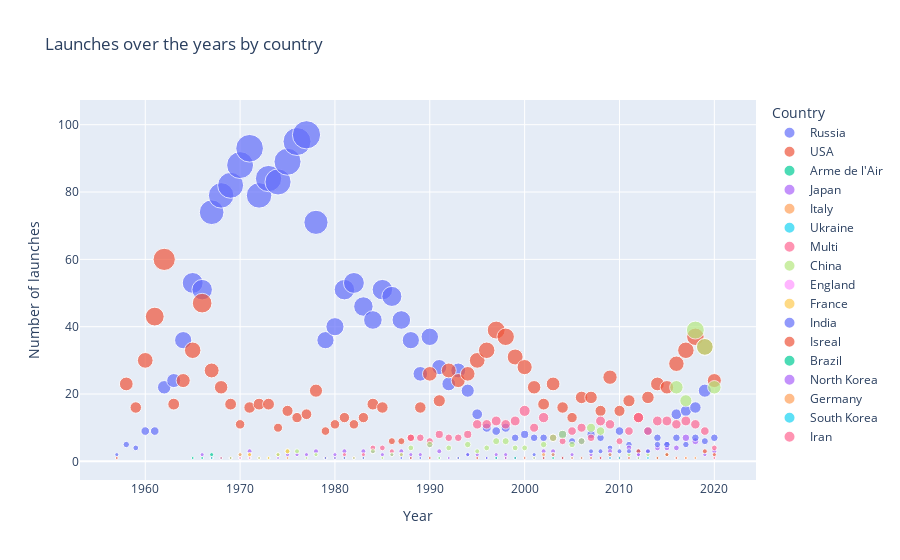

Notebook code cell kept with this figure:
### Code cell
grouped_by_country = df.groupby(["Year", "Companys Country of Origin"], as_index=False)["DateTime"].count()

fig = px.scatter(grouped_by_country,
    x="Year",
    y="DateTime",
    size="DateTime",
    color="Companys Country of Origin",
    title="Launches over the years by country",
    labels={"DateTime": "Number of launches", "Companys Country of Origin": "Country"}
)
fig.show()

### Figure 1 — Plotly figure (JSON) as saved in the notebook; plotly's stock layout.template omitted (floating-point values rounded to 4 significant figures)
{"data": [{"hovertemplate": "Country=Russia<br>Year=%{x}<br>Number of launches=%{marker.size}<extra></extra>", "legendgroup": "Russia", "marker": {"color": "#636efa", "size": [2, 5, 4, 9, 9, 22, 24, 36, 53, 51, 74, 79, 82, 88, 93, 79, 84, 83, 89, 95, 97, 71, 36, 40, 51, 53, 46, 42, 51, 49, 42, 36, 26, 37, 28, 23, 27, 21, 14, 10, 9, 10, 7, 8, 7, 7, 7, 8, 6, 6, 8, 7, 4, 9, 5, 1, 9, 7, 5, 14, 15, 16, 21, 7], "sizemode": "area", "sizeref": 0.2425, "symbol": "circle"}, "mode": "markers", "name": "Russia", "orientation": "v", "showlegend": true, "type": "scatter", "x": [1957, 1958, 1959, 1960, 1961, 1962, 1963, 1964, 1965, 1966, 1967, 1968, 1969, 1970, 1971, 1972, 1973, 1974, 1975, 1976, 1977, 1978, 1979, 1980, 1981, 1982, 1983, 1984, 1985, 1986, 1987, 1988, 1989, 1990, 1991, 1992, 1993, 1994, 1995, 1996, 1997, 1998, 1999, 2000, 2001, 2002, 2003, 2004, 2005, 2006, 2007, 2008, 2009, 2010, 2011, 2012, 2013, 2014, 2015, 2016, 2017, 2018, 2019, 2020], "xaxis": "x", "y": [2, 5, 4, 9, 9, 22, 24, 36, 53, 51, 74, 79, 82, 88, 93, 79, 84, 83, 89, 95, 97, 71, 36, 40, 51, 53, 46, 42, 51, 49, 42, 36, 26, 37, 28, 23, 27, 21, 14, 10, 9, 10, 7, 8, 7, 7, 7, 8, 6, 6, 8, 7, 4, 9, 5, 1, 9, 7, 5, 14, 15, 16, 21, 7], "yaxis": "y"}, {"hovertemplate": "Country=USA<br>Year=%{x}<br>Number of launches=%{marker.size}<extra></extra>", "legendgroup": "USA", "marker": {"color": "#EF553B", "size": [1, 23, 16, 30, 43, 60, 17, 24, 33, 47, 27, 22, 17, 11, 16, 17, 17, 10, 15, 13, 14, 21, 9, 11, 13, 11, 13, 17, 16, 6, 6, 7, 16, 26, 18, 27, 24, 26, 30, 33, 39, 37, 31, 28, 22, 17, 23, 16, 13, 19, 19, 15, 25, 15, 18, 13, 19, 23, 22, 29, 33, 37, 34, 24], "sizemode": "area", "sizeref": 0.2425, "symbol": "circle"}, "mode": "markers", "name": "USA", "orientation": "v", "showlegend": true, "type": "scatter", "x": [1957, 1958, 1959, 1960, 1961, 1962, 1963, 1964, 1965, 1966, 1967, 1968, 1969, 1970, 1971, 1972, 1973, 1974, 1975, 1976, 1977, 1978, 1979, 1980, 1981, 1982, 1983, 1984, 1985, 1986, 1987, 1988, 1989, 1990, 1991, 1992, 1993, 1994, 1995, 1996, 1997, 1998, 1999, 2000, 2001, 2002, 2003, 2004, 2005, 2006, 2007, 2008, 2009, 2010, 2011, 2012, 2013, 2014, 2015, 2016, 2017, 2018, 2019, 2020], "xaxis": "x", "y": [1, 23, 16, 30, 43, 60, 17, 24, 33, 47, 27, 22, 17, 11, 16, 17, 17, 10, 15, 13, 14, 21, 9, 11, 13, 11, 13, 17, 16, 6, 6, 7, 16, 26, 18, 27, 24, 26, 30, 33, 39, 37, 31, 28, 22, 17, 23, 16, 13, 19, 19, 15, 25, 15, 18, 13, 19, 23, 22, 29, 33, 37, 34, 24], "yaxis": "y"}, {"hovertemplate": "Country=Arme de l'Air<br>Year=%{x}<br>Number of launches=%{marker.size}<extra></extra>", "legendgroup": "Arme de l'Air", "marker": {"color": "#00cc96", "size": [1, 1, 2], "sizemode": "area", "sizeref": 0.2425, "symbol": "circle"}, "mode": "markers", "name": "Arme de l'Air", "orientation": "v", "showlegend": true, "type": "scatter", "x": [1965, 1966, 1967], "xaxis": "x", "y": [1, 1, 2], "yaxis": "y"}, {"hovertemplate": "Country=Japan<br>Year=%{x}<br>Number of launches=%{marker.size}<extra></extra>", "legendgroup": "Japan", "marker": {"color": "#ab63fa", "size": [2, 1, 1, 2, 3, 1, 1, 2, 2, 2, 3, 1, 2, 3, 1, 3, 3, 2, 2, 3, 2, 2, 5, 3, 1, 1, 2, 2, 1, 2, 2, 1, 1, 1, 3, 3, 2, 6, 2, 1, 3, 1, 4, 2, 3, 4, 4, 4, 7, 6, 2, 3], "sizemode": "area", "sizeref": 0.2425, "symbol": "circle"}, "mode": "markers", "name": "Japan", "orientation": "v", "showlegend": true, "type": "scatter", "x": [1966, 1967, 1969, 1970, 1971, 1972, 1974, 1975, 1976, 1977, 1978, 1979, 1980, 1981, 1982, 1983, 1984, 1985, 1986, 1987, 1988, 1989, 1990, 1991, 1992, 1993, 1994, 1995, 1996, 1997, 1998, 1999, 2000, 2001, 2002, 2003, 2005, 2006, 2007, 2008, 2009, 2010, 2011, 2012, 2013, 2014, 2015, 2016, 2017, 2018, 2019, 2020], "xaxis": "x", "y": [2, 1, 1, 2, 3, 1, 1, 2, 2, 2, 3, 1, 2, 3, 1, 3, 3, 2, 2, 3, 2, 2, 5, 3, 1, 1, 2, 2, 1, 2, 2, 1, 1, 1, 3, 3, 2, 6, 2, 1, 3, 1, 4, 2, 3, 4, 4, 4, 7, 6, 2, 3], "yaxis": "y"}, {"hovertemplate": "Country=Italy<br>Year=%{x}<br>Number of launches=%{marker.size}<extra></extra>", "legendgroup": "Italy", "marker": {"color": "#FFA15A", "size": [1, 1, 2, 1, 2, 1, 1], "sizemode": "area", "sizeref": 0.2425, "symbol": "circle"}, "mode": "markers", "name": "Italy", "orientation": "v", "showlegend": true, "type": "scatter", "x": [1967, 1970, 1971, 1972, 1974, 1975, 1988], "xaxis": "x", "y": [1, 1, 2, 1, 2, 1, 1], "yaxis": "y"}, {"hovertemplate": "Country=Ukraine<br>Year=%{x}<br>Number of launches=%{marker.size}<extra></extra>", "legendgroup": "Ukraine", "marker": {"color": "#19d3f3", "size": [1, 1, 1, 1], "sizemode": "area", "sizeref": 0.2425, "symbol": "circle"}, "mode": "markers", "name": "Ukraine", "orientation": "v", "showlegend": true, "type": "scatter", "x": [1967, 1968, 1969, 1991], "xaxis": "x", "y": [1, 1, 1, 1], "yaxis": "y"}, {"hovertemplate": "Country=Multi<br>Year=%{x}<br>Number of launches=%{marker.size}<extra></extra>", "legendgroup": "Multi", "marker": {"color": "#FF6692", "size": [1, 1, 1, 1, 1, 1, 2, 1, 2, 4, 4, 3, 2, 7, 7, 6, 8, 7, 7, 8, 11, 11, 12, 11, 12, 15, 10, 13, 7, 6, 9, 10, 7, 12, 11, 6, 9, 13, 9, 12, 12, 11, 12, 11, 9, 4], "sizemode": "area", "sizeref": 0.2425, "symbol": "circle"}, "mode": "markers", "name": "Multi", "orientation": "v", "showlegend": true, "type": "scatter", "x": [1968, 1969, 1970, 1971, 1979, 1980, 1981, 1982, 1983, 1984, 1985, 1986, 1987, 1988, 1989, 1990, 1991, 1992, 1993, 1994, 1995, 1996, 1997, 1998, 1999, 2000, 2001, 2002, 2003, 2004, 2005, 2006, 2007, 2008, 2009, 2010, 2011, 2012, 2013, 2014, 2015, 2016, 2017, 2018, 2019, 2020], "xaxis": "x", "y": [1, 1, 1, 1, 1, 1, 2, 1, 2, 4, 4, 3, 2, 7, 7, 6, 8, 7, 7, 8, 11, 11, 12, 11, 12, 15, 10, 13, 7, 6, 9, 10, 7, 12, 11, 6, 9, 13, 9, 12, 12, 11, 12, 11, 9, 4], "yaxis": "y"}, {"hovertemplate": "Country=China<br>Year=%{x}<br>Number of launches=%{marker.size}<extra></extra>", "legendgroup": "China", "marker": {"color": "#B6E880", "size": [1, 1, 1, 1, 1, 2, 3, 3, 1, 2, 1, 1, 1, 1, 3, 1, 2, 2, 4, 5, 1, 4, 1, 5, 3, 4, 6, 6, 4, 4, 1, 5, 7, 8, 5, 6, 10, 9, 2, 1, 2, 1, 2, 22, 18, 39, 34, 22], "sizemode": "area", "sizeref": 0.2425, "symbol": "circle"}, "mode": "markers", "name": "China", "orientation": "v", "showlegend": true, "type": "scatter", "x": [1969, 1970, 1971, 1972, 1973, 1974, 1975, 1976, 1977, 1978, 1979, 1981, 1982, 1983, 1984, 1985, 1986, 1987, 1988, 1990, 1991, 1992, 1993, 1994, 1995, 1996, 1997, 1998, 1999, 2000, 2001, 2002, 2003, 2004, 2005, 2006, 2007, 2008, 2011, 2012, 2013, 2014, 2015, 2016, 2017, 2018, 2019, 2020], "xaxis": "x", "y": [1, 1, 1, 1, 1, 2, 3, 3, 1, 2, 1, 1, 1, 1, 3, 1, 2, 2, 4, 5, 1, 4, 1, 5, 3, 4, 6, 6, 4, 4, 1, 5, 7, 8, 5, 6, 10, 9, 2, 1, 2, 1, 2, 22, 18, 39, 34, 22], "yaxis": "y"}, {"hovertemplate": "Country=England<br>Year=%{x}<br>Number of launches=%{marker.size}<extra></extra>", "legendgroup": "England", "marker": {"color": "#FF97FF", "size": [1, 1], "sizemode": "area", "sizeref": 0.2425, "symbol": "circle"}, "mode": "markers", "name": "England", "orientation": "v", "showlegend": true, "type": "scatter", "x": [1970, 1971], "xaxis": "x", "y": [1, 1], "yaxis": "y"}, {"hovertemplate": "Country=France<br>Year=%{x}<br>Number of launches=%{marker.size}<extra></extra>", "legendgroup": "France", "marker": {"color": "#FECB52", "size": [2, 2, 1, 3], "sizemode": "area", "sizeref": 0.2425, "symbol": "circle"}, "mode": "markers", "name": "France", "orientation": "v", "showlegend": true, "type": "scatter", "x": [1970, 1971, 1973, 1975], "xaxis": "x", "y": [2, 2, 1, 3], "yaxis": "y"}, {"hovertemplate": "Country=India<br>Year=%{x}<br>Number of launches=%{marker.size}<extra></extra>", "legendgroup": "India", "marker": {"color": "#636efa", "size": [1, 1, 1, 1, 1, 1, 1, 1, 2, 1, 1, 1, 2, 1, 2, 1, 1, 1, 3, 3, 2, 3, 3, 3, 3, 5, 5, 7, 5, 7, 6], "sizemode": "area", "sizeref": 0.2425, "symbol": "circle"}, "mode": "markers", "name": "India", "orientation": "v", "showlegend": true, "type": "scatter", "x": [1979, 1980, 1981, 1983, 1987, 1988, 1989, 1993, 1994, 1996, 1997, 1999, 2001, 2002, 2003, 2004, 2005, 2006, 2007, 2008, 2009, 2010, 2011, 2012, 2013, 2014, 2015, 2016, 2017, 2018, 2019], "xaxis": "x", "y": [1, 1, 1, 1, 1, 1, 1, 1, 2, 1, 1, 1, 2, 1, 2, 1, 1, 1, 3, 3, 2, 3, 3, 3, 3, 5, 5, 7, 5, 7, 6], "yaxis": "y"}, {"hovertemplate": "Country=Isreal<br>Year=%{x}<br>Number of launches=%{marker.size}<extra></extra>", "legendgroup": "Isreal", "marker": {"color": "#EF553B", "size": [1, 1, 1, 1, 1, 1, 1, 1, 1, 1, 1, 3, 1, 2, 1, 1, 3, 2], "sizemode": "area", "sizeref": 0.2425, "symbol": "circle"}, "mode": "markers", "name": "Isreal", "orientation": "v", "showlegend": true, "type": "scatter", "x": [1988, 1990, 1995, 1998, 2002, 2004, 2007, 2008, 2009, 2010, 2011, 2012, 2014, 2015, 2016, 2017, 2019, 2020], "xaxis": "x", "y": [1, 1, 1, 1, 1, 1, 1, 1, 1, 1, 1, 3, 1, 2, 1, 1, 3, 2], "yaxis": "y"}, {"hovertemplate": "Country=Brazil<br>Year=%{x}<br>Number of launches=%{marker.size}<extra></extra>", "legendgroup": "Brazil", "marker": {"color": "#00cc96", "size": [1, 1, 1], "sizemode": "area", "sizeref": 0.2425, "symbol": "circle"}, "mode": "markers", "name": "Brazil", "orientation": "v", "showlegend": true, "type": "scatter", "x": [1997, 1999, 2003], "xaxis": "x", "y": [1, 1, 1], "yaxis": "y"}, {"hovertemplate": "Country=North Korea<br>Year=%{x}<br>Number of launches=%{marker.size}<extra></extra>", "legendgroup": "North Korea", "marker": {"color": "#ab63fa", "size": [1, 1, 2, 1], "sizemode": "area", "sizeref": 0.2425, "symbol": "circle"}, "mode": "markers", "name": "North Korea", "orientation": "v", "showlegend": true, "type": "scatter", "x": [1998, 2009, 2012, 2016], "xaxis": "x", "y": [1, 1, 2, 1], "yaxis": "y"}, {"hovertemplate": "Country=Germany<br>Year=%{x}<br>Number of launches=%{marker.size}<extra></extra>", "legendgroup": "Germany", "marker": {"color": "#FFA15A", "size": [1, 2, 2, 1, 1, 2, 1, 1, 1, 1], "sizemode": "area", "sizeref": 0.2425, "symbol": "circle"}, "mode": "markers", "name": "Germany", "orientation": "v", "showlegend": true, "type": "scatter", "x": [2000, 2002, 2003, 2005, 2006, 2009, 2010, 2016, 2017, 2018], "xaxis": "x", "y": [1, 2, 2, 1, 1, 2, 1, 1, 1, 1], "yaxis": "y"}, {"hovertemplate": "Country=South Korea<br>Year=%{x}<br>Number of launches=%{marker.size}<extra></extra>", "legendgroup": "South Korea", "marker": {"color": "#19d3f3", "size": [1, 1, 1], "sizemode": "area", "sizeref": 0.2425, "symbol": "circle"}, "mode": "markers", "name": "South Korea", "orientation": "v", "showlegend": true, "type": "scatter", "x": [2009, 2010, 2013], "xaxis": "x", "y": [1, 1, 1], "yaxis": "y"}, {"hovertemplate": "Country=Iran<br>Year=%{x}<br>Number of launches=%{marker.size}<extra></extra>", "legendgroup": "Iran", "marker": {"color": "#FF6692", "size": [1], "sizemode": "area", "sizeref": 0.2425, "symbol": "circle"}, "mode": "markers", "name": "Iran", "orientation": "v", "showlegend": true, "type": "scatter", "x": [2020], "xaxis": "x", "y": [1], "yaxis": "y"}], "layout": {"autosize": true, "legend": {"itemsizing": "constant", "title": {"text": "Country"}, "tracegroupgap": 0}, "title": {"text": "Launches over the years by country"}, "xaxis": {"anchor": "y", "autorange": true, "domain": [0, 1], "range": [1953.0, 2024.0], "title": {"text": "Year"}, "type": "linear"}, "yaxis": {"anchor": "x", "autorange": true, "domain": [0, 1], "range": [-6.065, 109.6], "title": {"text": "Number of launches"}, "type": "linear"}}}
